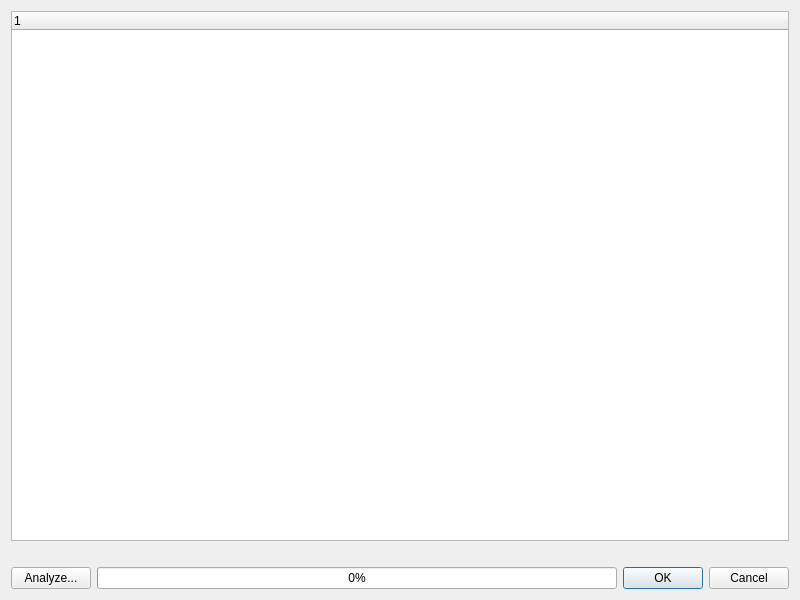
<?xml version="1.0" encoding="UTF-8"?>
<ui version="4.0">
 <class>cleanupDialog</class>
 <widget class="QDialog" name="cleanupDialog">
  <property name="geometry">
   <rect>
    <x>0</x>
    <y>0</y>
    <width>800</width>
    <height>600</height>
   </rect>
  </property>
  <property name="windowTitle">
   <string>File System Analyzer</string>
  </property>
  <layout class="QGridLayout" name="gridLayout_2">
   <item row="0" column="0">
    <layout class="QGridLayout" name="gridLayout">
     <item row="0" column="0">
      <widget class="QTreeWidget" name="treeView">
       <property name="toolTip">
        <string>Selected entries ma be shown in the operating
system or deleted by the context menu.</string>
       </property>
       <column>
        <property name="text">
         <string notr="true">1</string>
        </property>
       </column>
      </widget>
     </item>
     <item row="1" column="0">
      <layout class="QHBoxLayout" name="horizontalLayout">
       <item>
        <widget class="QLabel" name="label">
         <property name="sizePolicy">
          <sizepolicy hsizetype="Ignored" vsizetype="Preferred">
           <horstretch>0</horstretch>
           <verstretch>0</verstretch>
          </sizepolicy>
         </property>
         <property name="minimumSize">
          <size>
           <width>50</width>
           <height>0</height>
          </size>
         </property>
         <property name="text">
          <string/>
         </property>
        </widget>
       </item>
      </layout>
     </item>
     <item row="3" column="0">
      <layout class="QHBoxLayout" name="horizontalLayout_2">
       <item>
        <widget class="QPushButton" name="analyzebutt">
         <property name="sizePolicy">
          <sizepolicy hsizetype="Fixed" vsizetype="Fixed">
           <horstretch>0</horstretch>
           <verstretch>0</verstretch>
          </sizepolicy>
         </property>
         <property name="toolTip">
          <string>Selects a directory and date and then finds all
files and folders older than the given date. The
files are shown in a tree.</string>
         </property>
         <property name="text">
          <string>Analyze...</string>
         </property>
        </widget>
       </item>
       <item>
        <widget class="QProgressBar" name="progressBar">
         <property name="sizePolicy">
          <sizepolicy hsizetype="Expanding" vsizetype="Preferred">
           <horstretch>0</horstretch>
           <verstretch>0</verstretch>
          </sizepolicy>
         </property>
         <property name="value">
          <number>0</number>
         </property>
        </widget>
       </item>
       <item>
        <widget class="QDialogButtonBox" name="buttonBox">
         <property name="sizePolicy">
          <sizepolicy hsizetype="Fixed" vsizetype="Fixed">
           <horstretch>0</horstretch>
           <verstretch>0</verstretch>
          </sizepolicy>
         </property>
         <property name="toolTip">
          <string>Cancel will stop a running analysis. OK will
close the dialog.</string>
         </property>
         <property name="orientation">
          <enum>Qt::Horizontal</enum>
         </property>
         <property name="standardButtons">
          <set>QDialogButtonBox::Cancel|QDialogButtonBox::Ok</set>
         </property>
        </widget>
       </item>
      </layout>
     </item>
    </layout>
   </item>
  </layout>
 </widget>
 <resources/>
 <connections>
  <connection>
   <sender>buttonBox</sender>
   <signal>accepted()</signal>
   <receiver>cleanupDialog</receiver>
   <slot>accept()</slot>
   <hints>
    <hint type="sourcelabel">
     <x>595</x>
     <y>454</y>
    </hint>
    <hint type="destinationlabel">
     <x>157</x>
     <y>274</y>
    </hint>
   </hints>
  </connection>
  <connection>
   <sender>buttonBox</sender>
   <signal>rejected()</signal>
   <receiver>cleanupDialog</receiver>
   <slot>doBreak()</slot>
   <hints>
    <hint type="sourcelabel">
     <x>626</x>
     <y>460</y>
    </hint>
    <hint type="destinationlabel">
     <x>286</x>
     <y>274</y>
    </hint>
   </hints>
  </connection>
  <connection>
   <sender>analyzebutt</sender>
   <signal>clicked()</signal>
   <receiver>cleanupDialog</receiver>
   <slot>doAnalyze()</slot>
   <hints>
    <hint type="sourcelabel">
     <x>70</x>
     <y>454</y>
    </hint>
    <hint type="destinationlabel">
     <x>254</x>
     <y>452</y>
    </hint>
   </hints>
  </connection>
 </connections>
 <slots>
  <slot>doAnalyze()</slot>
  <slot>doBreak()</slot>
 </slots>
</ui>
